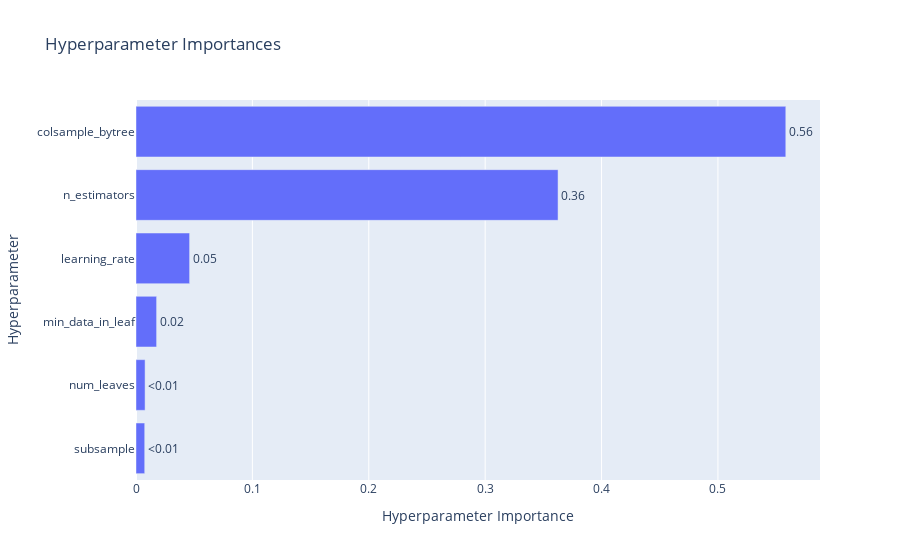

The cell this chart's notebook holds for it:
### Code cell
# 하이퍼파라미터별 중요도를 확인할 수 있는 그래프
optuna.visualization.plot_param_importances(study_lgbm)

### Figure 1 — Plotly figure (JSON) as saved in the notebook; plotly's stock layout.template omitted (floating-point values rounded to 4 significant figures)
{"data": [{"cliponaxis": false, "hovertemplate": ["subsample (FloatDistribution): 0.00749472571450216<extra></extra>", "num_leaves (IntDistribution): 0.007803952552947816<extra></extra>", "min_data_in_leaf (IntDistribution): 0.017704423598451337<extra></extra>", "learning_rate (FloatDistribution): 0.04606920598965983<extra></extra>", "n_estimators (IntDistribution): 0.36262054964386264<extra></extra>", "colsample_bytree (FloatDistribution): 0.5583071425005761<extra></extra>"], "name": "Objective Value", "orientation": "h", "text": ["<0.01", "<0.01", "0.02", "0.05", "0.36", "0.56"], "textposition": "outside", "type": "bar", "x": [0.007495, 0.007804, 0.0177, 0.04607, 0.3626, 0.5583], "y": ["subsample", "num_leaves", "min_data_in_leaf", "learning_rate", "n_estimators", "colsample_bytree"]}], "layout": {"title": {"text": "Hyperparameter Importances"}, "xaxis": {"title": {"text": "Hyperparameter Importance"}}, "yaxis": {"title": {"text": "Hyperparameter"}}}}
